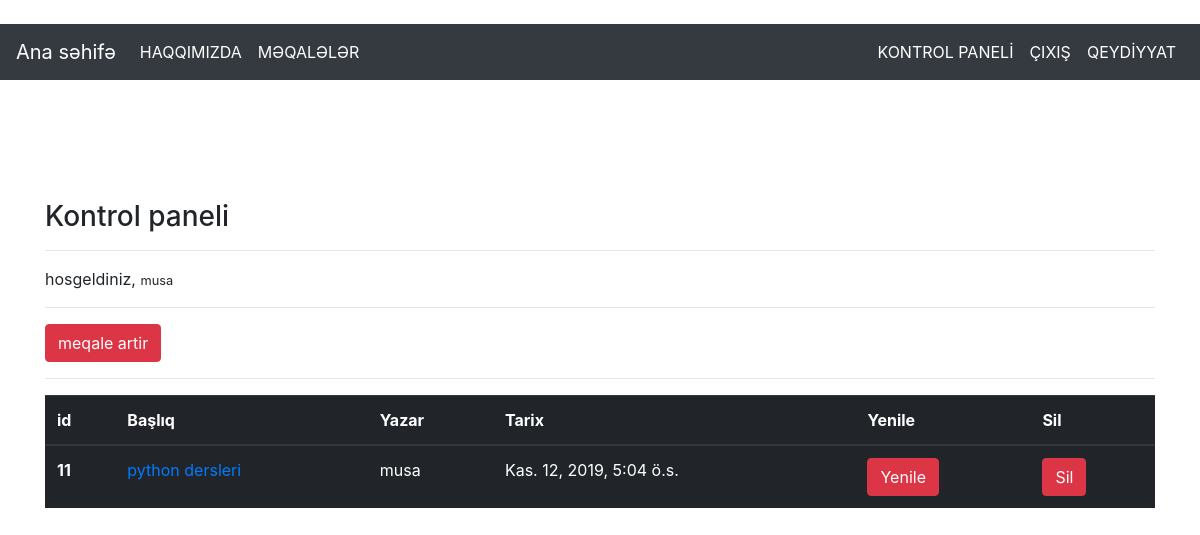
Screenshot of /articles/dashboard/ (signed in) with the database file from the repository.
### article/models.py (models this page shows, shortened)
class Article (models.Model):
    author = models.ForeignKey("auth.User",on_delete= models.CASCADE,verbose_name="yazar")
    title = models.CharField(max_length=50,verbose_name="Basliq")
    content = RichTextField()
    created_date = models.DateTimeField(auto_now_add=True,verbose_name="emele gelme tarixi")
    article_image = models.FileField(blank=True,null=True,verbose_name="meqaleye foto artirin")

### article/views.py (the view)
# urls.py: path('dashboard/', views.dashboard, name = "dashboard"),
@login_required(login_url = "user:login")
def dashboard(request):
    articles = Article.objects.filter(author = request.user)
    context    = {
        "articles":articles
    }
    return render(request,"dashboard.html",context)

### templates/dashboard.html
{% extends "layout.html" %}
{% block body  %}
<h3>Kontrol paneli</h3>
<hr>
<p>
hosgeldiniz, <small>{{request.user.username}}</small>
<hr>
<a class="btn btn-danger" href="/articles/addarticle">meqale artir</a>
<hr>
</p>
{% if articles %}
<table class="table table-dark">
        <thead>
          <tr>
            <th scope="col">id</th>
            <th scope="col">Başlıq</th>
            <th scope="col">Yazar</th>
            <th scope="col">Tarix</th>
            <th scope="col">Yenile</th>
            <th scope="col">Sil</th>
        </tr>
        </thead>
        <tbody>
    {% for article in articles %}
    <tr>
            <th scope="row">{{article.id}}</th>
            <td><a href="{% url 'article:detail' article.id  %}">{{article.title}}</a></td>
            <td>{{article.author.username}}</td>
            <td>{{article.created_date}}</td>
            <td><a href="{% url 'article:update' article.id %}" class="btn btn-danger">Yenile</a></td>
            <td><a href="{% url 'article:delete' article.id %}" class="btn btn-danger">Sil</a></td>
        </tr>
    {% endfor %}
        </tbody>
      </table>
{% else %}
<div class="alert alert-danger"> Hec bir meqale yoxdur</div>
{% endif %}
{% endblock body %}

### rows the page displays
Article: id "11", title "python dersleri", author.username "musa", created_date "Kas. 12, 2019, 5:04 ö.s."

### other values shown
{{ request.user.username }} "musa"
